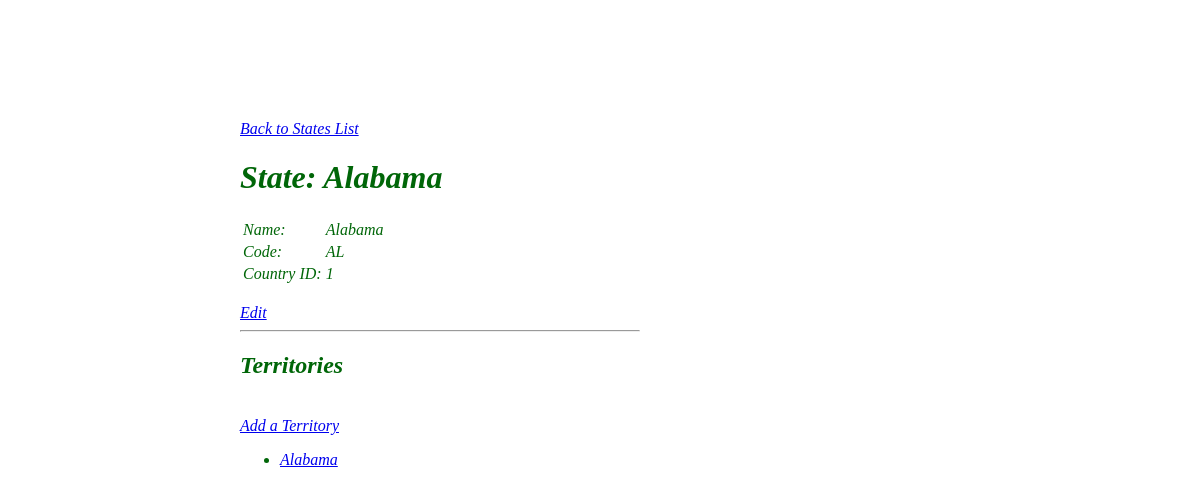
The app's page /public/staff/states/show.php?id=1 with its own data.
### tables this page shows
CREATE TABLE `states` (
  `id` int(11) NOT NULL AUTO_INCREMENT,
  `name` varchar(255) DEFAULT NULL,
  `code` varchar(255) DEFAULT NULL,
  PRIMARY KEY (`id`)
);

CREATE TABLE `territories` (
  `id` int(11) NOT NULL AUTO_INCREMENT,
  `name` varchar(255) DEFAULT NULL,
  `state_id` int(11) DEFAULT NULL,
  `position` int(11) DEFAULT NULL,
  PRIMARY KEY (`id`),
  KEY `state_id` (`state_id`)
);

### private/query_functions.php (called while the page is built, shortened)
<?php
  function find_state_by_id($id=0) {
    global $db;
    $sql = "SELECT * FROM states ";
    $sql .= "WHERE id='" . $id . "';";
    $state_result = db_query($db, $sql);
    return $state_result;
  }
  function find_territories_for_state_id($state_id=0) {
    global $db;
    $sql = "SELECT * FROM territories ";
    $sql .= "WHERE state_id='" . $state_id . "' ";
    $sql .= "ORDER BY position ASC;";
    $territory_result = db_query($db, $sql);
    return $territory_result;
  }
?>

### private/database.php (called while the page is built, shortened)
<?php
  function db_query($connection, $sql) {
    $result_set = mysqli_query($connection, $sql);
    return $result_set;
  }
  function db_fetch_assoc($result_set) {
    return mysqli_fetch_assoc($result_set);
  }
?>

### private/functions.php (called while the page is built, shortened)
<?php
  function h($string="") {
    return htmlspecialchars($string);
  }
?>

### public/staff/states/show.php (the view, shortened to what this page needs)
<?php
$id = $_GET['id'];
$state_result = find_state_by_id($id);
$state = db_fetch_assoc($state_result);
?>
<?php require SHARED_PATH . '/header.php'; ?>
<div id="main-content">
  <a href="index.php">Back to States List</a><br />
  <h1>State: <?php echo h($state['name']); ?></h1>
    <?php
    echo "<table id=\"state\">";
    echo "<tr>";
    echo "<td>Name: </td>";
    echo "<td>" . h($state['name']) . "</td>";
    echo "</tr>";
    echo "<tr>";
    echo "<td>Code: </td>";
    echo "<td>" . h($state['code']) . "</td>";
    echo "</tr>";
    echo "<tr>";
    echo "<td>Country ID: </td>";
    echo "<td>" . $state['country_id'] . "</td>";
    echo "</tr>";
    echo "</table>";
?>
    <br />
    <a href="edit.php?id= <?php echo $state['id']; ?>">Edit</a><br />
    <hr />
    <h2>Territories</h2>
    <br />
    <a href="../territories/new.php?state= <?php echo $state['id']; ?>">Add a Territory</a><br />
<?php
    $territory_result = find_territories_for_state_id($state['id']);
    echo "<ul id=\"territories\">";
while($territory = db_fetch_assoc($territory_result)) {
    echo "<li>";
    echo "<a href=\"../territories/show.php?id=" . $territory['id'] . "\">";
    echo h($territory['name']);
    echo "</a>";
    echo "</li>";
}
    echo "</ul>";
    ?>
</div>
<?php require SHARED_PATH . '/footer.php'; ?>

### records on screen
states: name "Alabama", code "AL", country "1"
territories: name "Alabama"
